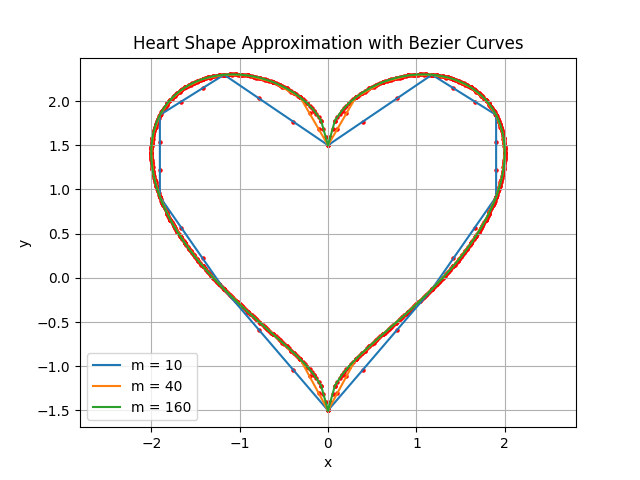

This figure's Python source:
import numpy as np
import matplotlib.pyplot as plt

# Function to plot the Bezier curve from data files
def plot_bezier_curve(m_values):
    for m in m_values:
        # Load data from file
        data = np.loadtxt(f"bezier_data_m{m}.txt")
        x, y = data[:, 0], data[:, 1]
        
        # Plot the Bezier curve
        plt.plot(x, y, label=f"m = {m}")
        plt.scatter(x, y, s=5, color='red')  # Optional: add markers for control points

    # Add labels and styling
    plt.xlabel("x")
    plt.ylabel("y")
    plt.title("Heart Shape Approximation with Bezier Curves")
    plt.axis('equal')
    plt.legend()
    plt.grid(True)
    plt.show()

if __name__ == "__main__":
    # Specify m values
    m_values = [10, 40, 160]
    plot_bezier_curve(m_values)
